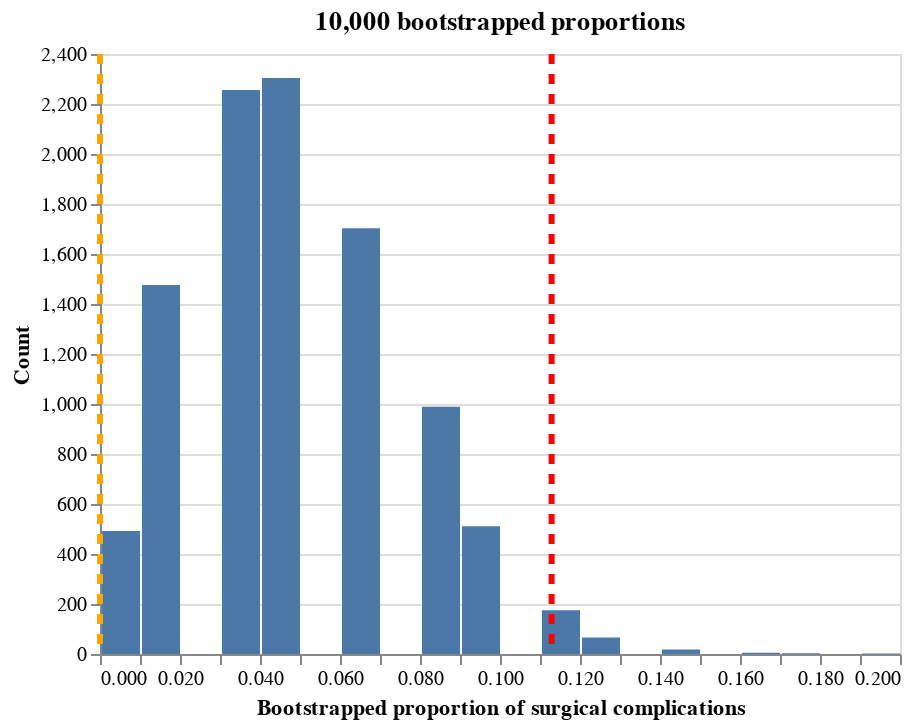

The code cell stored with this chart in its notebook:
### Markdown cell above
Option 2: 

- Calculate bootstrap percentile proportions with Altair:

### Code cell
p_lower = (
     alt.Chart(df)
    .transform_quantile('comp_rate', probs=[0.025], as_=['prob', 'value'])
    .mark_rule(color='orange', strokeDash=[5, 5], strokeWidth=3)
    .encode(
        x = "value:Q"
    )
)

p_upper = (
     alt.Chart(df)
    .transform_quantile('comp_rate', probs=[0.975], as_=['prob', 'value'])
    .mark_rule(color='red', strokeDash=[5, 5], strokeWidth=3)
    .encode(
        x = "value:Q"
    )
)

chart + p_lower + p_upper

### Figure 1 — Vega-Lite specification as saved in the notebook (floating-point values rounded to 4 significant figures; data arrays with more than 128 entries replaced by an {"elided": "..."} marker saying what was removed)
{"config": {"view": {"continuousWidth": 400, "continuousHeight": 300}}, "layer": [{"mark": "bar", "encoding": {"x": {"bin": {"maxbins": 20}, "field": "comp_rate", "title": "Bootstrapped proportion of surgical complications", "type": "quantitative"}, "y": {"aggregate": "count", "title": "Count", "type": "quantitative"}}, "title": "10,000 bootstrapped proportions"}, {"mark": {"type": "rule", "color": "orange", "strokeDash": [5, 5], "strokeWidth": 3}, "encoding": {"x": {"field": "value", "type": "quantitative"}}, "transform": [{"quantile": "comp_rate", "probs": [0.025], "as": ["prob", "value"]}]}, {"mark": {"type": "rule", "color": "red", "strokeDash": [5, 5], "strokeWidth": 3}, "encoding": {"x": {"field": "value", "type": "quantitative"}}, "transform": [{"quantile": "comp_rate", "probs": [0.975], "as": ["prob", "value"]}]}], "data": {"name": "data-adbb7ba8cadeefd63a99453857c6de03"}, "$schema": "https://vega.github.io/schema/vega-lite/v4.17.0.json", "datasets": {"data-adbb7ba8cadeefd63a99453857c6de03": {"elided": "10000 records"}}}
